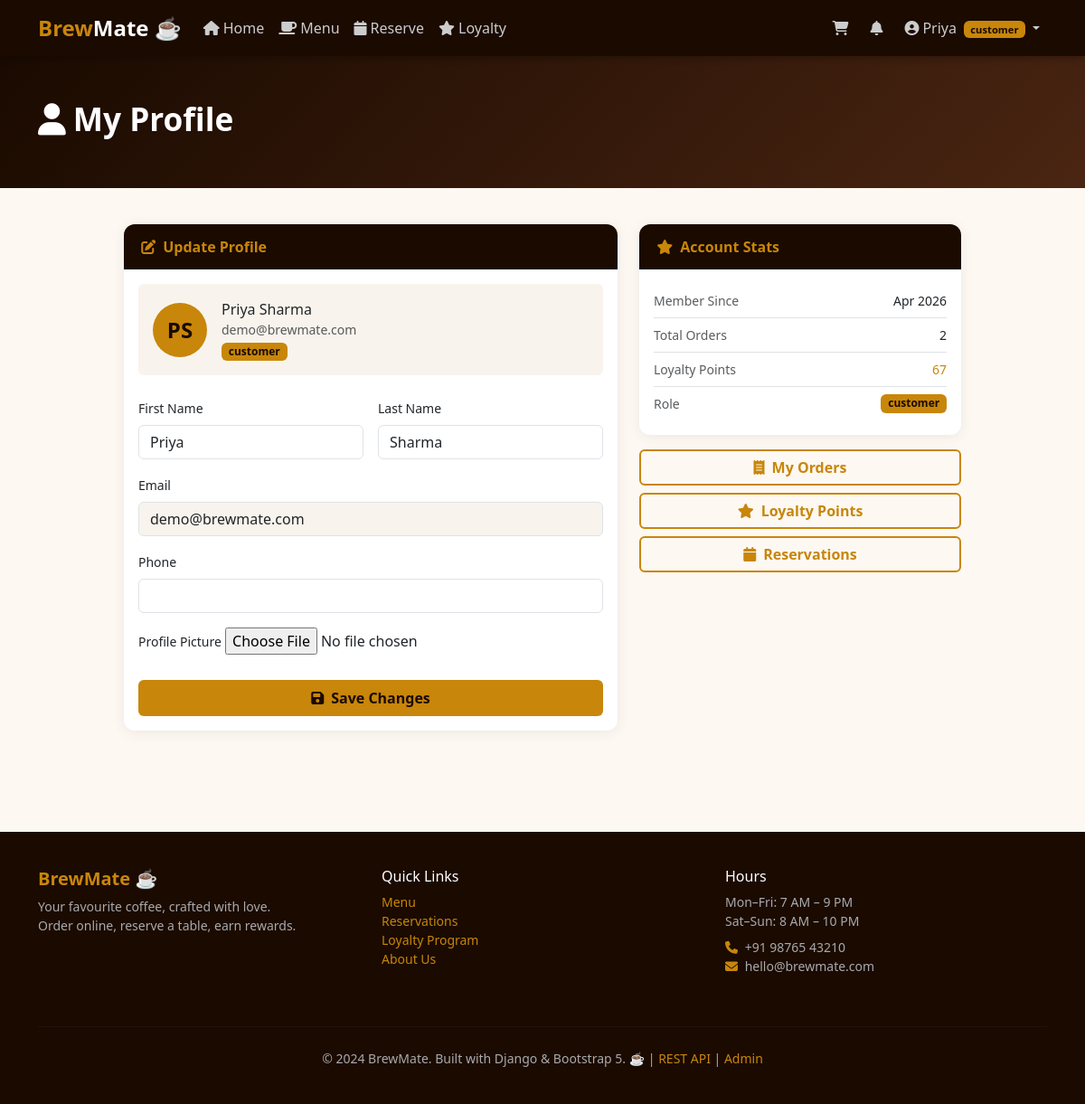
The page /profile/ (signed in) on the database its author committed.
### coffee/models.py (models this page shows, shortened)
class User(AbstractBaseUser, PermissionsMixin):
    ROLES = [
        ('customer', 'Customer'),
        ('staff',    'Staff'),
        ('admin',    'Admin'),
    ]
    email       = models.EmailField(unique=True, db_index=True)
    first_name  = models.CharField(max_length=50, default='')
    last_name   = models.CharField(max_length=50, blank=True, default='')
    phone       = models.CharField(max_length=15, blank=True, default='')
    role        = models.CharField(max_length=10, choices=ROLES,
                                   default='customer', db_index=True)
    avatar      = models.ImageField(upload_to='avatars/',
                                    blank=True, null=True, default=None)
    is_active   = models.BooleanField(default=True)
    is_staff    = models.BooleanField(default=False)
    date_joined = models.DateTimeField(default=timezone.now)
    USERNAME_FIELD  = 'email'
    REQUIRED_FIELDS = ['first_name']
    objects         = UserManager()
    class Meta:
        db_table = 'coffee_user'
    def get_full_name(self):
        return f'{self.first_name} {self.last_name}'.strip()

class LoyaltyAccount(models.Model):
    user         = models.OneToOneField(
        User, on_delete=models.CASCADE, related_name='loyalty'
    )
    points       = models.PositiveIntegerField(default=0)
    total_earned = models.PositiveIntegerField(default=0)
    total_spent  = models.PositiveIntegerField(default=0)
    updated_at   = models.DateTimeField(auto_now=True)
    class Meta:
        db_table = 'coffee_loyaltyaccount'

### coffee/views.py (the view)
# urls.py: path('profile/',                       views.profile_view,          name='profile'),
@login_required
def profile_view(request):
    form = ProfileForm(
        request.POST or None,
        request.FILES or None,
        instance=request.user
    )
    if request.method == 'POST' and form.is_valid():
        form.save()
        messages.success(request, 'Profile updated.')
        return redirect('profile')
    return render(request, 'coffee/profile.html', {'form': form})

### coffee/forms.py
class ProfileForm(forms.ModelForm):
    class Meta:
        model  = User
        fields = ['first_name', 'last_name', 'phone', 'avatar']
        widgets = {
            'first_name': forms.TextInput(attrs=FC),
            'last_name':  forms.TextInput(attrs=FC),
            'phone':      forms.TextInput(attrs=FC),
        }

### coffee/context_processors.py (called while the page is built)
def global_context(request):
    cart_count  = 0
    notif_count = 0
    if request.user.is_authenticated:
        try:
            cart_count = Cart.objects.get(user=request.user).item_count
        except Cart.DoesNotExist:
            pass
        notif_count = Notification.objects.filter(
            user=request.user, is_read=False
        ).count()
    return {'cart_count': cart_count, 'notif_count': notif_count}

### coffee/models.py (called while the page is built)
    @property
    def item_count(self):
        result = self.items.aggregate(t=models.Sum('quantity'))['t']
        return result or 0

### coffee/templates/coffee/profile.html (shortened to what this page needs)
{% extends 'coffee/base.html' %}
{% block content %}
<div class="page-hero"><div class="container"><h1><i class="fa fa-user me-2"></i>My Profile</h1></div></div>
<div class="container pb-5">
  <div class="row g-4 justify-content-center">
    <div class="col-md-6">
      <div class="card">
        <div class="card-header-brew"><i class="fa fa-edit me-2"></i>Update Profile</div>
        <div class="card-body">
          <div class="d-flex align-items-center gap-3 p-3 mb-4 rounded" style="background:#f8f4ed">
            <div style="width:60px;height:60px;border-radius:50%;background:var(--brew-gold);display:flex;align-items:center;justify-content:center;font-size:1.5rem;font-weight:800;color:var(--brew-dark)">
              {{ user.first_name.0 }}{{ user.last_name.0|default:"" }}
            </div>
            <div>
              <div class="fw-700">{{ user.get_full_name }}</div>
              <div class="small text-muted">{{ user.email }}</div>
              <span class="badge mt-1" style="background:var(--brew-gold);color:var(--brew-dark)">{{ user.role }}</span>
            </div>
          </div>
          <form method="post" action="{% url 'profile' %}" enctype="multipart/form-data">
            <div class="row g-3">
              <div class="col-6">
                <label class="form-label fw-600 small">First Name</label>
                {{ form.first_name }}
              </div>
              <div class="col-6">
                <label class="form-label fw-600 small">Last Name</label>
                {{ form.last_name }}
              </div>
              <div class="col-12">
                <label class="form-label fw-600 small">Email</label>
                <input type="email" class="form-control" value="{{ user.email }}" disabled style="background:#f8f4ed">
              </div>
              <div class="col-12">
                <label class="form-label fw-600 small">Phone</label>
                {{ form.phone }}
              </div>
              <div class="col-12">
                <label class="form-label fw-600 small">Profile Picture</label>
                {{ form.avatar }}
              </div>
            </div>
            <button type="submit" class="btn btn-brew w-100 mt-4 py-2 fw-600">
              <i class="fa fa-save me-2"></i>Save Changes
            </button>
          </form>
        </div>
      </div>
    </div>
    <div class="col-md-4">
      <div class="card mb-3">
        <div class="card-header-brew"><i class="fa fa-star me-2"></i>Account Stats</div>
        <div class="card-body">
          <div class="d-flex justify-content-between py-2 border-bottom"><span class="text-muted small">Member Since</span><span class="fw-600 small">{{ user.date_joined|date:"M Y" }}</span></div>
          <div class="d-flex justify-content-between py-2 border-bottom"><span class="text-muted small">Total Orders</span><span class="fw-600 small">{{ user.orders.count }}</span></div>
          <div class="d-flex justify-content-between py-2 border-bottom"><span class="text-muted small">Loyalty Points</span><span class="fw-600 small" style="color:var(--brew-gold)">{{ user.loyalty.points|default:0 }}</span></div>
          <div class="d-flex justify-content-between py-2"><span class="text-muted small">Role</span><span class="badge" style="background:var(--brew-gold);color:var(--brew-dark)">{{ user.role }}</span></div>
        </div>
      </div>
      <div class="d-grid gap-2">
        <a href="{% url 'my_orders' %}" class="btn btn-brew-outline"><i class="fa fa-receipt me-2"></i>My Orders</a>
        <a href="{% url 'loyalty' %}" class="btn btn-brew-outline"><i class="fa fa-star me-2"></i>Loyalty Points</a>
        <a href="{% url 'reservation' %}" class="btn btn-brew-outline"><i class="fa fa-calendar me-2"></i>Reservations</a>
      </div>
    </div>
  </div>
</div>
{% endblock %}

### coffee/templates/coffee/base.html (shortened to what this page needs)
<!DOCTYPE html>
<html lang="en">
<head>
  <link href="https://cdn.jsdelivr.net/npm/bootstrap@5.3.2/dist/css/bootstrap.min.css" rel="stylesheet">
  <link href="https://cdnjs.cloudflare.com/ajax/libs/font-awesome/6.4.0/css/all.min.css" rel="stylesheet">
</head>
<body>
{% if user.is_authenticated %}
<nav class="navbar navbar-expand-lg sticky-top">
  <div class="container">
    <a class="navbar-brand" href="{% url 'home' %}">Brew<span>Mate</span> ☕</a>
    <div class="collapse navbar-collapse" id="navMain">
      <ul class="navbar-nav me-auto">
        <li class="nav-item"><a class="nav-link" href="{% url 'home' %}"><i class="fa fa-home me-1"></i>Home</a></li>
        <li class="nav-item"><a class="nav-link" href="{% url 'menu' %}"><i class="fa fa-coffee me-1"></i>Menu</a></li>
        {% if user.role == 'customer' %}
        <li class="nav-item"><a class="nav-link" href="{% url 'reservation' %}"><i class="fa fa-calendar me-1"></i>Reserve</a></li>
        <li class="nav-item"><a class="nav-link" href="{% url 'loyalty' %}"><i class="fa fa-star me-1"></i>Loyalty</a></li>
        {% endif %}
      </ul>
      <ul class="navbar-nav align-items-center gap-2">
        {% if user.role == 'customer' %}
        <li class="nav-item">
          <a class="nav-link position-relative" href="{% url 'cart' %}">
            <i class="fa fa-shopping-cart"></i>
          </a>
        </li>
        {% endif %}
        <li class="nav-item">
          <a class="nav-link" href="{% url 'notifications' %}">
            <i class="fa fa-bell"></i>
          </a>
        </li>
        <li class="nav-item dropdown">
          <a class="nav-link dropdown-toggle" href="#" data-bs-toggle="dropdown">
            <i class="fa fa-user-circle me-1"></i>{{ user.first_name }}
            <span class="badge ms-1" style="background:var(--brew-gold);color:var(--brew-dark);font-size:.7rem">{{ user.role }}</span>
          </a>
        </li>
      </ul>
    </div>
  </div>
</nav>
{% endif %}
{% block content %}{% endblock %}
<footer>
  <div class="container">
    <div class="row">
      <div class="col-md-4 mb-3">
        <h5 style="color:var(--brew-gold);font-weight:800">BrewMate ☕</h5>
        <p class="small mt-2">Your favourite coffee, crafted with love.<br>Order online, reserve a table, earn rewards.</p>
      </div>
      <div class="col-md-4 mb-3">
        <h6 style="color:#fff">Quick Links</h6>
        <ul class="list-unstyled small mt-2">
          <li><a href="{% url 'menu' %}">Menu</a></li>
          <li><a href="{% url 'reservation' %}">Reservations</a></li>
          <li><a href="{% url 'loyalty' %}">Loyalty Program</a></li>
          <li><a href="{% url 'about' %}">About Us</a></li>
        </ul>
      </div>
      <div class="col-md-4 mb-3">
        <h6 style="color:#fff">Hours</h6>
        <ul class="list-unstyled small mt-2">
          <li>Mon–Fri: 7 AM – 9 PM</li>
          <li>Sat–Sun: 8 AM – 10 PM</li>
          <li class="mt-2"><i class="fa fa-phone me-1" style="color:var(--brew-gold)"></i> +91 98765 43210</li>
          <li><i class="fa fa-envelope me-1" style="color:var(--brew-gold)"></i> hello@brewmate.com</li>
        </ul>
      </div>
    </div>
    <hr style="border-color:#333; margin: 1.5rem 0">
    <div class="text-center small">
      &copy; 2024 BrewMate. Built with Django &amp; Bootstrap 5. ☕
      | <a href="/api/products/">REST API</a>
      | <a href="/admin/">Admin</a>
    </div>
  </div>
</footer>
</body>
</html>

### coffee/templates/coffee/base.html (style rules this page uses)
:root { --brew-dark: #1a0a00; --brew-brown: #4a2512; --brew-medium: #7b3f00; --brew-gold: #c8860a; --brew-light: #f5e6d3; --brew-cream: #fdf8f2; }
* { margin: 0; padding: 0; box-sizing: border-box; }
body { background: var(--brew-cream); color: var(--brew-dark); font-family: 'Segoe UI', sans-serif; }
.navbar { background: var(--brew-dark) !important; box-shadow: 0 2px 10px rgba(0,0,0,0.3); }
.navbar-brand { color: var(--brew-gold) !important; font-weight: 800; font-size: 1.5rem; }
.navbar-brand span { color: #fff; }
.nav-link { color: #ccc !important; transition: color .2s; }
.btn-brew { background: var(--brew-gold); color: var(--brew-dark); border: none; font-weight: 600; }
.btn-brew-outline { background: transparent; border: 2px solid var(--brew-gold); color: var(--brew-gold); font-weight: 600; }
.card { border: none; border-radius: 12px; box-shadow: 0 2px 15px rgba(0,0,0,0.07); }
.card-header-brew { background: var(--brew-dark); color: var(--brew-gold); border-radius: 12px 12px 0 0 !important; padding: .8rem 1.2rem; font-weight: 700; }
footer { background: var(--brew-dark); color: #aaa; padding: 2.5rem 0; margin-top: 4rem; }
footer a { color: var(--brew-gold); text-decoration: none; }
.page-hero { background: linear-gradient(135deg, var(--brew-dark) 0%, var(--brew-brown) 100%); color: #fff; padding: 3rem 0; margin-bottom: 2.5rem; }
.page-hero h1 { font-weight: 800; font-size: 2.2rem; }

### rows shown on the page
User: first_name "Priya", role "customer", first_name.0 "P", last_name.0 "S", get_full_name "Priya Sharma", email "demo@brewmate.com", last_name "Sharma", date_joined "Apr 2026", orders.count "2", loyalty.points "67"
